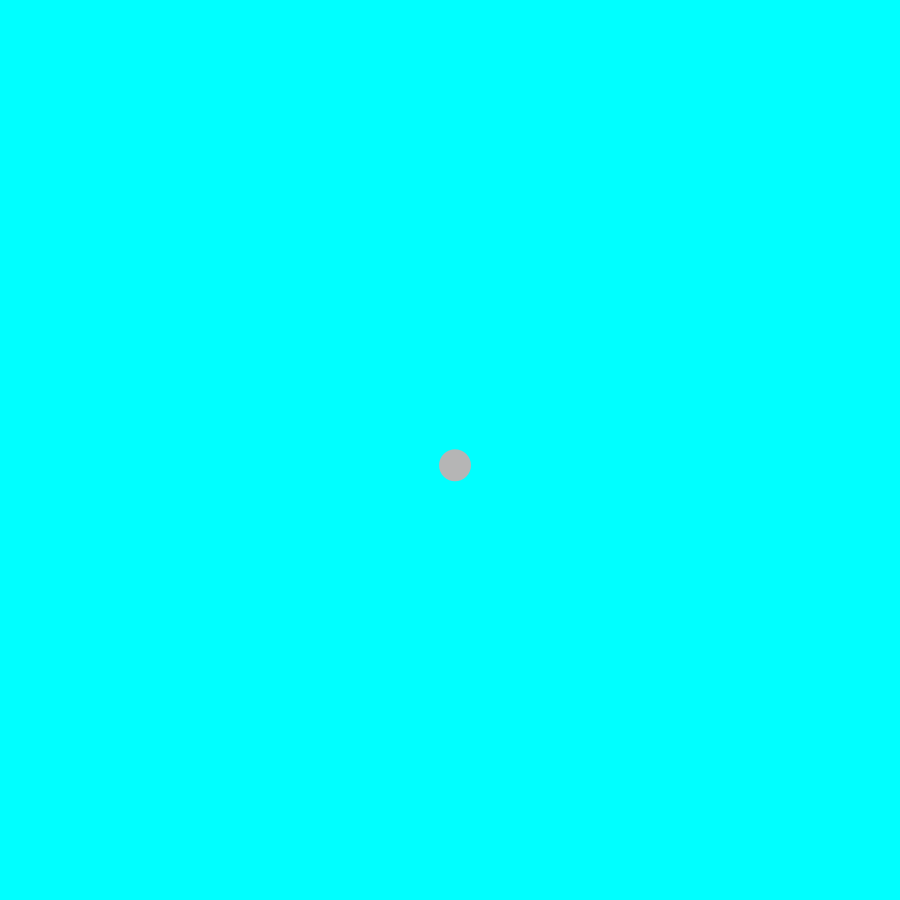
Frame 1 (no input)
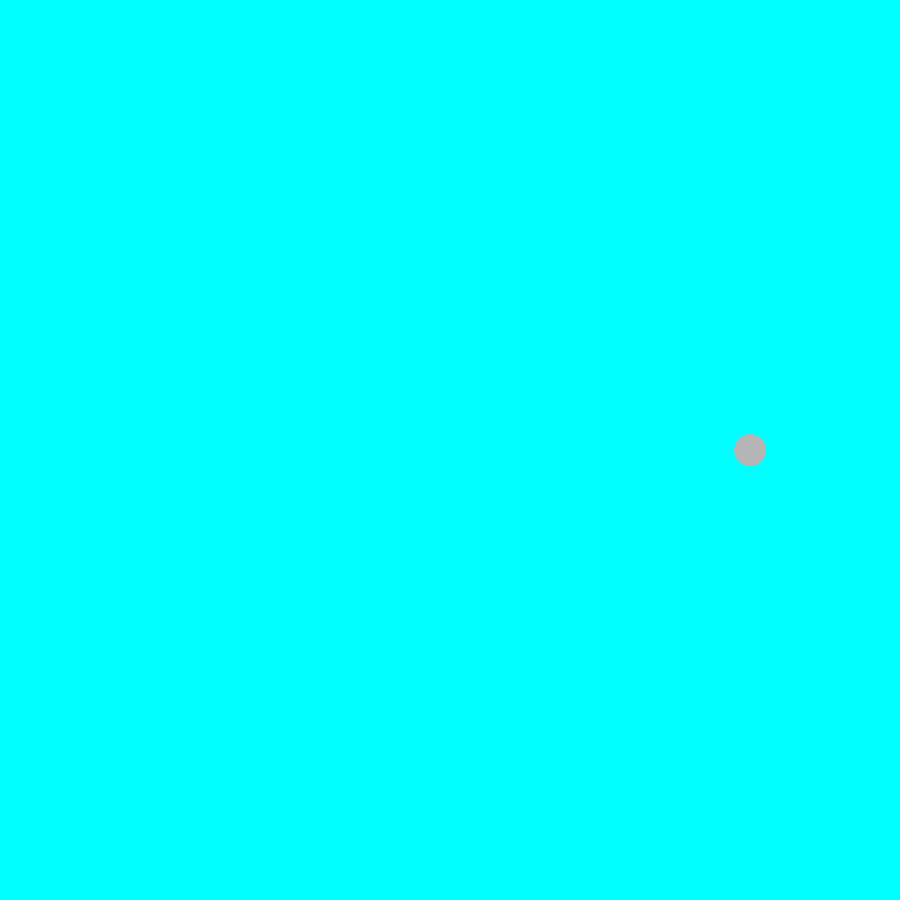
Frame 60 (the mouse pressed at the canvas centre just before this capture)
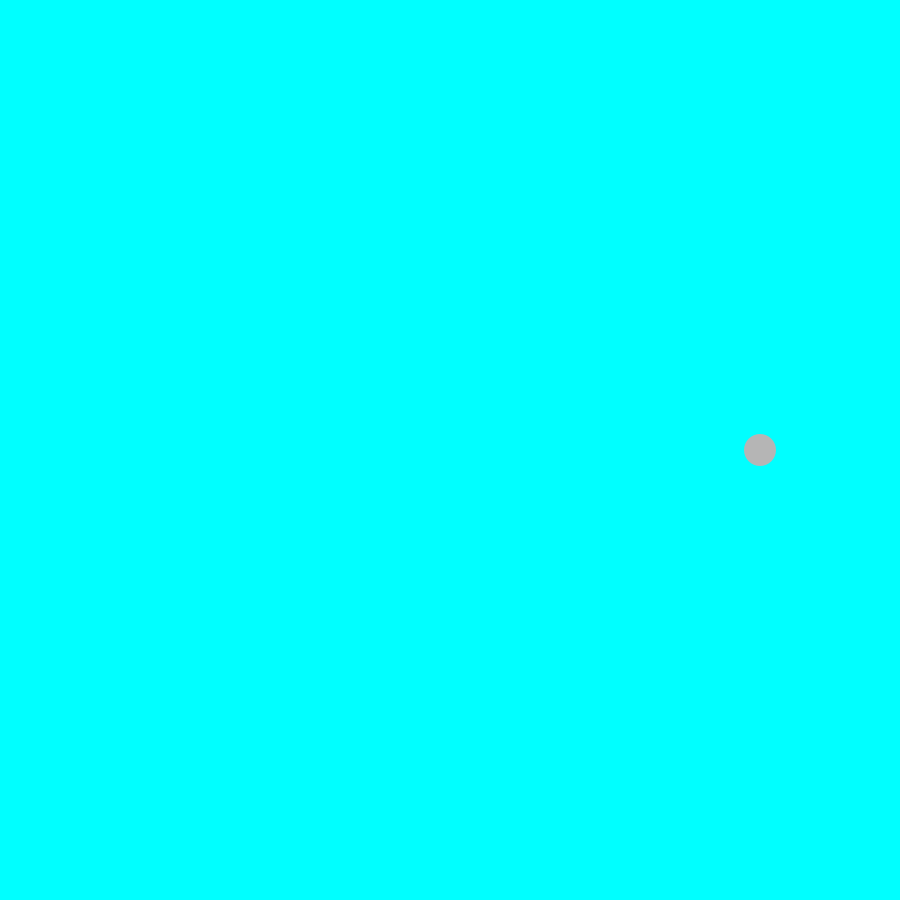
Frame 120 (the mouse held since frame 60 and released just before this capture)

The Processing sketch that drew these frames (run headless with seeded random() and noise(); from frame 60 on, the mouse is pressed at the canvas centre):

// Processing sketch: rebotador
// ── rebotador.pde
final int SCREEN_SIZE = 900;

PVector posicion = new PVector(450, 450);

PVector velocidad = new PVector(5, 15.3);

void setup() {
  size(900, 900);
}

void draw() {
  background(0,255,255);

  posicion.add(velocidad);

  // Check for bouncing.
  if ((posicion.x > width) || (posicion.x < 0)) {
    velocidad.x *= -1;
  }
  if ((posicion.y > height) || (posicion.y < 0)) {
    velocidad.y *= -1;
  }

  noStroke();
  fill(181, 181, 181);
  // Display the ball at the location (x,y).
  ellipse(posicion.x, posicion.y, 32, 32);
  
}
